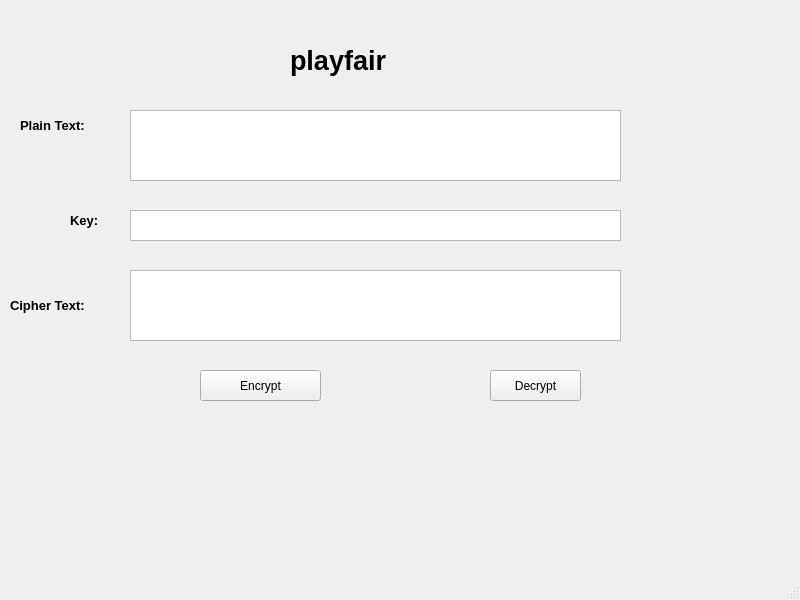
<?xml version="1.0" encoding="UTF-8"?>
<ui version="4.0">
 <class>MainWindow</class>
 <widget class="QMainWindow" name="MainWindow">
  <property name="geometry">
   <rect>
    <x>0</x>
    <y>0</y>
    <width>800</width>
    <height>600</height>
   </rect>
  </property>
  <property name="windowTitle">
   <string>MainWindow</string>
  </property>
  <widget class="QWidget" name="centralwidget">
   <widget class="QLabel" name="label">
    <property name="geometry">
     <rect>
      <x>290</x>
      <y>20</y>
      <width>291</width>
      <height>81</height>
     </rect>
    </property>
    <property name="font">
     <font>
      <pointsize>20</pointsize>
      <weight>75</weight>
      <bold>true</bold>
     </font>
    </property>
    <property name="text">
     <string>playfair</string>
    </property>
   </widget>
   <widget class="QTextEdit" name="txt_cipher">
    <property name="geometry">
     <rect>
      <x>130</x>
      <y>270</y>
      <width>491</width>
      <height>71</height>
     </rect>
    </property>
   </widget>
   <widget class="QLabel" name="label_4">
    <property name="geometry">
     <rect>
      <x>10</x>
      <y>280</y>
      <width>121</width>
      <height>51</height>
     </rect>
    </property>
    <property name="font">
     <font>
      <pointsize>10</pointsize>
      <weight>75</weight>
      <bold>true</bold>
     </font>
    </property>
    <property name="text">
     <string>Cipher Text:</string>
    </property>
   </widget>
   <widget class="QTextEdit" name="txt_plaintext">
    <property name="geometry">
     <rect>
      <x>130</x>
      <y>110</y>
      <width>491</width>
      <height>71</height>
     </rect>
    </property>
   </widget>
   <widget class="QPushButton" name="btn_decrypt">
    <property name="geometry">
     <rect>
      <x>490</x>
      <y>370</y>
      <width>91</width>
      <height>31</height>
     </rect>
    </property>
    <property name="text">
     <string>Decrypt</string>
    </property>
   </widget>
   <widget class="QLabel" name="label_2">
    <property name="geometry">
     <rect>
      <x>20</x>
      <y>110</y>
      <width>111</width>
      <height>31</height>
     </rect>
    </property>
    <property name="font">
     <font>
      <pointsize>10</pointsize>
      <weight>75</weight>
      <bold>true</bold>
     </font>
    </property>
    <property name="text">
     <string>Plain Text:</string>
    </property>
   </widget>
   <widget class="QPushButton" name="btn_encrypt">
    <property name="geometry">
     <rect>
      <x>200</x>
      <y>370</y>
      <width>121</width>
      <height>31</height>
     </rect>
    </property>
    <property name="text">
     <string>Encrypt</string>
    </property>
   </widget>
   <widget class="QLabel" name="label_3">
    <property name="geometry">
     <rect>
      <x>70</x>
      <y>210</y>
      <width>71</width>
      <height>21</height>
     </rect>
    </property>
    <property name="font">
     <font>
      <pointsize>10</pointsize>
      <weight>75</weight>
      <bold>true</bold>
     </font>
    </property>
    <property name="text">
     <string>Key:</string>
    </property>
   </widget>
   <widget class="QTextEdit" name="txt_key">
    <property name="geometry">
     <rect>
      <x>130</x>
      <y>210</y>
      <width>491</width>
      <height>31</height>
     </rect>
    </property>
   </widget>
  </widget>
  <widget class="QMenuBar" name="menubar">
   <property name="geometry">
    <rect>
     <x>0</x>
     <y>0</y>
     <width>800</width>
     <height>21</height>
    </rect>
   </property>
  </widget>
  <widget class="QStatusBar" name="statusbar"/>
 </widget>
 <resources/>
 <connections/>
</ui>
